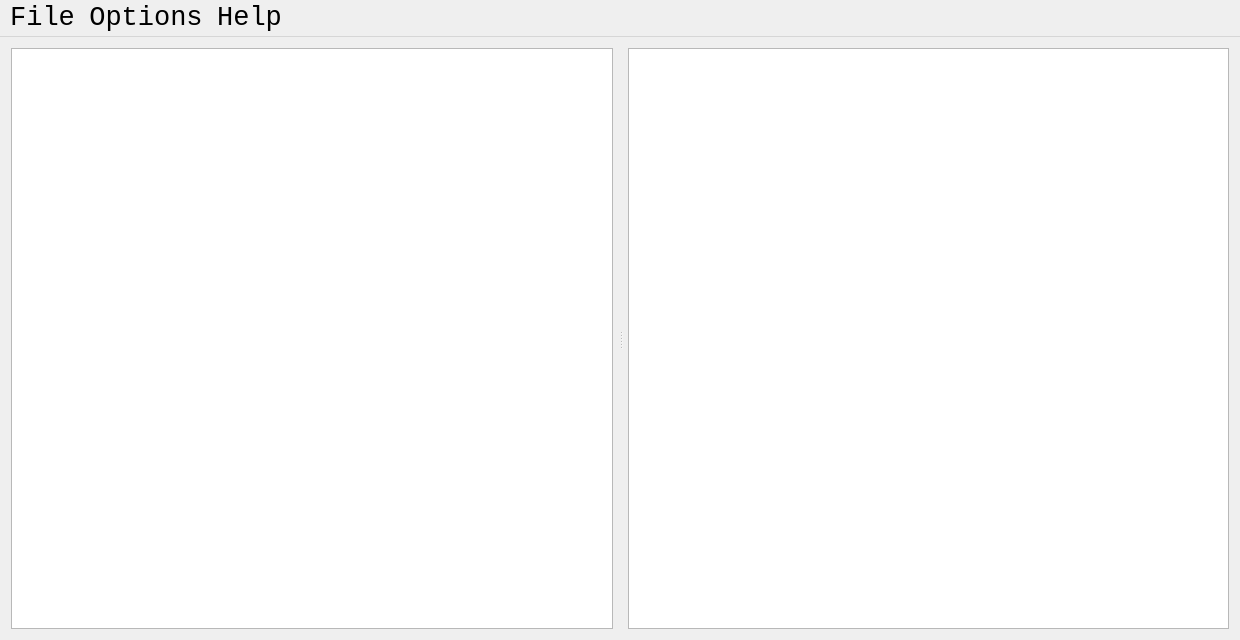
<?xml version="1.0" encoding="UTF-8"?>
<ui version="4.0">
 <class>MainWindow</class>
 <widget class="QMainWindow" name="MainWindow">
  <property name="geometry">
   <rect>
    <x>0</x>
    <y>0</y>
    <width>1240</width>
    <height>640</height>
   </rect>
  </property>
  <property name="sizePolicy">
   <sizepolicy hsizetype="Expanding" vsizetype="Expanding">
    <horstretch>0</horstretch>
    <verstretch>0</verstretch>
   </sizepolicy>
  </property>
  <property name="font">
   <font>
    <family>Lucida Console</family>
    <pointsize>20</pointsize>
   </font>
  </property>
  <property name="windowTitle">
   <string>Blind Crossword 3D</string>
  </property>
  <property name="windowIcon">
   <iconset resource="../../resources/resources.qrc">
    <normaloff>:/icon.ico</normaloff>:/icon.ico</iconset>
  </property>
  <widget class="QWidget" name="centralWidget">
   <property name="sizePolicy">
    <sizepolicy hsizetype="Expanding" vsizetype="Expanding">
     <horstretch>0</horstretch>
     <verstretch>0</verstretch>
    </sizepolicy>
   </property>
   <layout class="QHBoxLayout" name="horizontalLayout">
    <item>
     <widget class="QSplitter" name="splitter">
      <property name="sizePolicy">
       <sizepolicy hsizetype="Expanding" vsizetype="Expanding">
        <horstretch>0</horstretch>
        <verstretch>0</verstretch>
       </sizepolicy>
      </property>
      <property name="orientation">
       <enum>Qt::Horizontal</enum>
      </property>
      <property name="handleWidth">
       <number>15</number>
      </property>
      <property name="childrenCollapsible">
       <bool>false</bool>
      </property>
      <widget class="CrosswordEntryTableViewController" name="wordTableView">
       <property name="sizePolicy">
        <sizepolicy hsizetype="Expanding" vsizetype="Expanding">
         <horstretch>0</horstretch>
         <verstretch>0</verstretch>
        </sizepolicy>
       </property>
       <property name="minimumSize">
        <size>
         <width>200</width>
         <height>480</height>
        </size>
       </property>
       <property name="maximumSize">
        <size>
         <width>16777215</width>
         <height>16777215</height>
        </size>
       </property>
       <property name="font">
        <font>
         <family>Lucida Console</family>
         <pointsize>20</pointsize>
        </font>
       </property>
       <property name="contextMenuPolicy">
        <enum>Qt::DefaultContextMenu</enum>
       </property>
       <property name="accessibleName">
        <string>Crossword Table</string>
       </property>
       <property name="accessibleDescription">
        <string>Textual list of crossword entry numbers, user guesses, and clues</string>
       </property>
       <property name="autoFillBackground">
        <bool>false</bool>
       </property>
       <property name="horizontalScrollBarPolicy">
        <enum>Qt::ScrollBarAsNeeded</enum>
       </property>
       <property name="editTriggers">
        <set>QAbstractItemView::NoEditTriggers</set>
       </property>
       <property name="tabKeyNavigation">
        <bool>false</bool>
       </property>
       <property name="alternatingRowColors">
        <bool>false</bool>
       </property>
       <property name="selectionMode">
        <enum>QAbstractItemView::SingleSelection</enum>
       </property>
       <property name="selectionBehavior">
        <enum>QAbstractItemView::SelectRows</enum>
       </property>
       <property name="gridStyle">
        <enum>Qt::DashLine</enum>
       </property>
       <property name="sortingEnabled">
        <bool>true</bool>
       </property>
       <attribute name="horizontalHeaderCascadingSectionResizes">
        <bool>false</bool>
       </attribute>
       <attribute name="horizontalHeaderHighlightSections">
        <bool>true</bool>
       </attribute>
       <attribute name="horizontalHeaderStretchLastSection">
        <bool>true</bool>
       </attribute>
       <attribute name="verticalHeaderCascadingSectionResizes">
        <bool>false</bool>
       </attribute>
       <attribute name="verticalHeaderHighlightSections">
        <bool>true</bool>
       </attribute>
      </widget>
      <widget class="GraphicalGridView" name="graphicsView">
       <property name="sizePolicy">
        <sizepolicy hsizetype="Expanding" vsizetype="Expanding">
         <horstretch>0</horstretch>
         <verstretch>0</verstretch>
        </sizepolicy>
       </property>
       <property name="minimumSize">
        <size>
         <width>400</width>
         <height>480</height>
        </size>
       </property>
       <property name="font">
        <font>
         <family>Lucida Console</family>
        </font>
       </property>
       <property name="accessibleName">
        <string>Crossword Grid</string>
       </property>
       <property name="accessibleDescription">
        <string>Graphical view of the crossword grid</string>
       </property>
       <property name="verticalScrollBarPolicy">
        <enum>Qt::ScrollBarAlwaysOff</enum>
       </property>
       <property name="horizontalScrollBarPolicy">
        <enum>Qt::ScrollBarAlwaysOff</enum>
       </property>
       <property name="backgroundBrush">
        <brush brushstyle="NoBrush">
         <color alpha="255">
          <red>234</red>
          <green>234</green>
          <blue>234</blue>
         </color>
        </brush>
       </property>
       <property name="alignment">
        <set>Qt::AlignCenter</set>
       </property>
       <property name="renderHints">
        <set>QPainter::HighQualityAntialiasing|QPainter::TextAntialiasing</set>
       </property>
       <property name="dragMode">
        <enum>QGraphicsView::ScrollHandDrag</enum>
       </property>
       <property name="transformationAnchor">
        <enum>QGraphicsView::AnchorUnderMouse</enum>
       </property>
       <property name="resizeAnchor">
        <enum>QGraphicsView::NoAnchor</enum>
       </property>
       <property name="viewportUpdateMode">
        <enum>QGraphicsView::FullViewportUpdate</enum>
       </property>
      </widget>
     </widget>
    </item>
   </layout>
  </widget>
  <widget class="QMenuBar" name="menuBar">
   <property name="geometry">
    <rect>
     <x>0</x>
     <y>0</y>
     <width>1240</width>
     <height>25</height>
    </rect>
   </property>
   <property name="font">
    <font>
     <family>Lucida Console</family>
     <pointsize>20</pointsize>
    </font>
   </property>
   <property name="accessibleName">
    <string>Main menu bar</string>
   </property>
   <widget class="QMenu" name="menuFile">
    <property name="accessibleName">
     <string>File Menu</string>
    </property>
    <property name="title">
     <string>File</string>
    </property>
    <addaction name="actionLoad_Open"/>
    <addaction name="actionSave_Crossword"/>
    <addaction name="separator"/>
    <addaction name="actionPrint_Crossword"/>
    <addaction name="actionEmail_Crossword"/>
    <addaction name="separator"/>
    <addaction name="actionCrossword_Properties"/>
    <addaction name="separator"/>
    <addaction name="actionExit"/>
   </widget>
   <widget class="QMenu" name="menuOptions">
    <property name="font">
     <font>
      <family>Lucida Console</family>
      <pointsize>20</pointsize>
     </font>
    </property>
    <property name="accessibleName">
     <string>Options Menu</string>
    </property>
    <property name="title">
     <string>Options</string>
    </property>
    <addaction name="actionCycle_View"/>
   </widget>
   <widget class="QMenu" name="menuAbout">
    <property name="font">
     <font>
      <family>Lucida Console</family>
      <pointsize>20</pointsize>
     </font>
    </property>
    <property name="accessibleName">
     <string>Help Menu</string>
    </property>
    <property name="title">
     <string>Help</string>
    </property>
    <addaction name="actionOnline_Help"/>
    <addaction name="separator"/>
    <addaction name="actionView_CalendarPuzzles_Website"/>
    <addaction name="separator"/>
    <addaction name="actionSend_Feedback_Email"/>
    <addaction name="separator"/>
    <addaction name="actionShow_License"/>
    <addaction name="actionShow_About"/>
   </widget>
   <addaction name="menuFile"/>
   <addaction name="menuOptions"/>
   <addaction name="menuAbout"/>
  </widget>
  <action name="actionAbout">
   <property name="text">
    <string>About</string>
   </property>
  </action>
  <action name="actionLoad_Open">
   <property name="text">
    <string>Load Crossword</string>
   </property>
   <property name="font">
    <font>
     <family>Lucida Console</family>
     <pointsize>20</pointsize>
    </font>
   </property>
  </action>
  <action name="actionExit">
   <property name="text">
    <string>Exit</string>
   </property>
   <property name="font">
    <font>
     <family>Lucida Console</family>
     <pointsize>20</pointsize>
    </font>
   </property>
  </action>
  <action name="actionSave_Crossword">
   <property name="enabled">
    <bool>true</bool>
   </property>
   <property name="text">
    <string>Save Crossword</string>
   </property>
   <property name="font">
    <font>
     <family>Lucida Console</family>
     <pointsize>20</pointsize>
    </font>
   </property>
  </action>
  <action name="actionOnline_Help">
   <property name="text">
    <string>View Help In Web Browser</string>
   </property>
   <property name="font">
    <font>
     <family>Lucida Console</family>
     <pointsize>20</pointsize>
    </font>
   </property>
  </action>
  <action name="actionShow_About">
   <property name="text">
    <string>About</string>
   </property>
   <property name="font">
    <font>
     <family>Lucida Console</family>
     <pointsize>20</pointsize>
    </font>
   </property>
  </action>
  <action name="actionCycle_View">
   <property name="checkable">
    <bool>false</bool>
   </property>
   <property name="checked">
    <bool>false</bool>
   </property>
   <property name="enabled">
    <bool>true</bool>
   </property>
   <property name="text">
    <string>Cycle View</string>
   </property>
   <property name="font">
    <font>
     <family>Lucida Console</family>
     <pointsize>20</pointsize>
    </font>
   </property>
   <property name="visible">
    <bool>true</bool>
   </property>
  </action>
  <action name="actionCrossword_Properties">
   <property name="text">
    <string>Crossword Properties</string>
   </property>
   <property name="font">
    <font>
     <family>Lucida Console</family>
     <pointsize>20</pointsize>
    </font>
   </property>
  </action>
  <action name="actionPrint_Crossword">
   <property name="enabled">
    <bool>true</bool>
   </property>
   <property name="text">
    <string>Print Answers</string>
   </property>
   <property name="font">
    <font>
     <family>Lucida Console</family>
     <pointsize>20</pointsize>
    </font>
   </property>
   <property name="visible">
    <bool>true</bool>
   </property>
  </action>
  <action name="actionShow_License">
   <property name="text">
    <string>View License</string>
   </property>
   <property name="font">
    <font>
     <family>Lucida Console</family>
     <pointsize>20</pointsize>
    </font>
   </property>
  </action>
  <action name="actionEmail_Crossword">
   <property name="text">
    <string>Email Answers</string>
   </property>
   <property name="font">
    <font>
     <family>Lucida Console</family>
     <pointsize>20</pointsize>
    </font>
   </property>
  </action>
  <action name="actionSend_Feedback_Email">
   <property name="text">
    <string>Send Feedback Email</string>
   </property>
   <property name="font">
    <font>
     <family>Lucida Console</family>
     <pointsize>20</pointsize>
    </font>
   </property>
  </action>
  <action name="actionView_CalendarPuzzles_Website">
   <property name="text">
    <string>Visit CalendarPuzzles Website</string>
   </property>
   <property name="font">
    <font>
     <family>Lucida Console</family>
     <pointsize>20</pointsize>
    </font>
   </property>
  </action>
 </widget>
 <layoutdefault spacing="6" margin="11"/>
 <customwidgets>
  <customwidget>
   <class>CrosswordEntryTableViewController</class>
   <extends>QTableView</extends>
   <header>crosswordentrytableviewcontroller.h</header>
  </customwidget>
  <customwidget>
   <class>GraphicalGridView</class>
   <extends>QGraphicsView</extends>
   <header>graphicalgridview.h</header>
  </customwidget>
 </customwidgets>
 <resources>
  <include location="../../resources/resources.qrc"/>
 </resources>
 <connections>
  <connection>
   <sender>actionLoad_Open</sender>
   <signal>triggered()</signal>
   <receiver>MainWindow</receiver>
   <slot>loadCrossword()</slot>
   <hints>
    <hint type="sourcelabel">
     <x>-1</x>
     <y>-1</y>
    </hint>
    <hint type="destinationlabel">
     <x>587</x>
     <y>321</y>
    </hint>
   </hints>
  </connection>
  <connection>
   <sender>actionExit</sender>
   <signal>triggered()</signal>
   <receiver>MainWindow</receiver>
   <slot>close()</slot>
   <hints>
    <hint type="sourcelabel">
     <x>-1</x>
     <y>-1</y>
    </hint>
    <hint type="destinationlabel">
     <x>587</x>
     <y>321</y>
    </hint>
   </hints>
  </connection>
  <connection>
   <sender>actionSave_Crossword</sender>
   <signal>triggered()</signal>
   <receiver>MainWindow</receiver>
   <slot>saveCrossword()</slot>
   <hints>
    <hint type="sourcelabel">
     <x>-1</x>
     <y>-1</y>
    </hint>
    <hint type="destinationlabel">
     <x>587</x>
     <y>321</y>
    </hint>
   </hints>
  </connection>
  <connection>
   <sender>actionCrossword_Properties</sender>
   <signal>triggered()</signal>
   <receiver>MainWindow</receiver>
   <slot>showFileProperties()</slot>
   <hints>
    <hint type="sourcelabel">
     <x>-1</x>
     <y>-1</y>
    </hint>
    <hint type="destinationlabel">
     <x>587</x>
     <y>321</y>
    </hint>
   </hints>
  </connection>
  <connection>
   <sender>actionShow_About</sender>
   <signal>triggered()</signal>
   <receiver>MainWindow</receiver>
   <slot>showAbout()</slot>
   <hints>
    <hint type="sourcelabel">
     <x>-1</x>
     <y>-1</y>
    </hint>
    <hint type="destinationlabel">
     <x>587</x>
     <y>321</y>
    </hint>
   </hints>
  </connection>
  <connection>
   <sender>actionOnline_Help</sender>
   <signal>triggered()</signal>
   <receiver>MainWindow</receiver>
   <slot>openHelp()</slot>
   <hints>
    <hint type="sourcelabel">
     <x>-1</x>
     <y>-1</y>
    </hint>
    <hint type="destinationlabel">
     <x>587</x>
     <y>321</y>
    </hint>
   </hints>
  </connection>
  <connection>
   <sender>actionCycle_View</sender>
   <signal>triggered()</signal>
   <receiver>MainWindow</receiver>
   <slot>cycleViewVisibility()</slot>
   <hints>
    <hint type="sourcelabel">
     <x>-1</x>
     <y>-1</y>
    </hint>
    <hint type="destinationlabel">
     <x>587</x>
     <y>321</y>
    </hint>
   </hints>
  </connection>
  <connection>
   <sender>actionShow_License</sender>
   <signal>triggered()</signal>
   <receiver>MainWindow</receiver>
   <slot>viewLicense()</slot>
   <hints>
    <hint type="sourcelabel">
     <x>-1</x>
     <y>-1</y>
    </hint>
    <hint type="destinationlabel">
     <x>587</x>
     <y>321</y>
    </hint>
   </hints>
  </connection>
  <connection>
   <sender>actionPrint_Crossword</sender>
   <signal>triggered()</signal>
   <receiver>MainWindow</receiver>
   <slot>printAnswers()</slot>
   <hints>
    <hint type="sourcelabel">
     <x>-1</x>
     <y>-1</y>
    </hint>
    <hint type="destinationlabel">
     <x>587</x>
     <y>321</y>
    </hint>
   </hints>
  </connection>
  <connection>
   <sender>actionEmail_Crossword</sender>
   <signal>triggered()</signal>
   <receiver>MainWindow</receiver>
   <slot>emailAnswers()</slot>
   <hints>
    <hint type="sourcelabel">
     <x>-1</x>
     <y>-1</y>
    </hint>
    <hint type="destinationlabel">
     <x>587</x>
     <y>321</y>
    </hint>
   </hints>
  </connection>
  <connection>
   <sender>actionSend_Feedback_Email</sender>
   <signal>triggered()</signal>
   <receiver>MainWindow</receiver>
   <slot>emailFeedback()</slot>
   <hints>
    <hint type="sourcelabel">
     <x>-1</x>
     <y>-1</y>
    </hint>
    <hint type="destinationlabel">
     <x>587</x>
     <y>321</y>
    </hint>
   </hints>
  </connection>
  <connection>
   <sender>actionView_CalendarPuzzles_Website</sender>
   <signal>triggered()</signal>
   <receiver>MainWindow</receiver>
   <slot>openCalendarPuzzlesWebsite()</slot>
   <hints>
    <hint type="sourcelabel">
     <x>-1</x>
     <y>-1</y>
    </hint>
    <hint type="destinationlabel">
     <x>587</x>
     <y>321</y>
    </hint>
   </hints>
  </connection>
 </connections>
 <slots>
  <slot>loadCrossword()</slot>
  <slot>saveCrossword()</slot>
  <slot>showFileProperties()</slot>
  <slot>showAbout()</slot>
  <slot>openHelp()</slot>
  <slot>viewLicense()</slot>
  <slot>printAnswers()</slot>
  <slot>emailAnswers()</slot>
  <slot>emailFeedback()</slot>
  <slot>openCalendarPuzzlesWebsite()</slot>
  <slot>cycleViewVisibility()</slot>
 </slots>
</ui>
